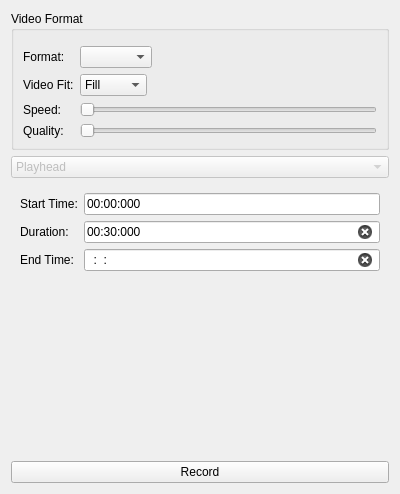
<?xml version="1.0" encoding="UTF-8"?>
<ui version="4.0">
 <class>MediaRecorderForm</class>
 <widget class="QWidget" name="MediaRecorderForm">
  <property name="geometry">
   <rect>
    <x>0</x>
    <y>0</y>
    <width>400</width>
    <height>494</height>
   </rect>
  </property>
  <property name="sizePolicy">
   <sizepolicy hsizetype="Preferred" vsizetype="Minimum">
    <horstretch>0</horstretch>
    <verstretch>0</verstretch>
   </sizepolicy>
  </property>
  <property name="windowTitle">
   <string>Form</string>
  </property>
  <layout class="QVBoxLayout" name="verticalLayout" stretch="0,0,0,0">
   <item>
    <widget class="QGroupBox" name="groupBox">
     <property name="title">
      <string>Video Format</string>
     </property>
     <layout class="QVBoxLayout" name="verticalLayout_2" stretch="0">
      <item>
       <layout class="QFormLayout" name="formLayout_3">
        <property name="fieldGrowthPolicy">
         <enum>QFormLayout::ExpandingFieldsGrow</enum>
        </property>
        <item row="0" column="1">
         <widget class="QWidget" name="mSelectVideo" native="true"/>
        </item>
        <item row="1" column="0">
         <widget class="QLabel" name="label_4">
          <property name="text">
           <string>Format:</string>
          </property>
         </widget>
        </item>
        <item row="1" column="1">
         <widget class="QComboBox" name="mMediaPreset">
          <property name="sizeAdjustPolicy">
           <enum>QComboBox::AdjustToContents</enum>
          </property>
         </widget>
        </item>
        <item row="2" column="0">
         <widget class="QLabel" name="label_10">
          <property name="text">
           <string>Video Fit:</string>
          </property>
         </widget>
        </item>
        <item row="2" column="1">
         <widget class="QComboBox" name="mVideoFit">
          <property name="enabled">
           <bool>true</bool>
          </property>
          <property name="currentIndex">
           <number>1</number>
          </property>
          <item>
           <property name="text">
            <string>Stretch</string>
           </property>
          </item>
          <item>
           <property name="text">
            <string>Fill</string>
           </property>
          </item>
          <item>
           <property name="text">
            <string>Fit</string>
           </property>
          </item>
         </widget>
        </item>
        <item row="3" column="0">
         <widget class="QLabel" name="label_6">
          <property name="text">
           <string>Speed:</string>
          </property>
         </widget>
        </item>
        <item row="3" column="1">
         <widget class="QSlider" name="mSliderSpeed">
          <property name="orientation">
           <enum>Qt::Horizontal</enum>
          </property>
         </widget>
        </item>
        <item row="4" column="0">
         <widget class="QLabel" name="label_7">
          <property name="text">
           <string>Quality:</string>
          </property>
         </widget>
        </item>
        <item row="4" column="1">
         <widget class="QSlider" name="mSliderQuality">
          <property name="orientation">
           <enum>Qt::Horizontal</enum>
          </property>
         </widget>
        </item>
       </layout>
      </item>
     </layout>
    </widget>
   </item>
   <item>
    <widget class="QComboBox" name="mRecordMethod">
     <property name="enabled">
      <bool>false</bool>
     </property>
     <item>
      <property name="text">
       <string>Playhead</string>
      </property>
     </item>
     <item>
      <property name="text">
       <string>Realtime</string>
      </property>
     </item>
     <item>
      <property name="text">
       <string>Frames</string>
      </property>
     </item>
    </widget>
   </item>
   <item>
    <widget class="QStackedWidget" name="mMethodWidgets">
     <property name="currentIndex">
      <number>0</number>
     </property>
     <widget class="QWidget" name="mMethodPlayhead">
      <layout class="QVBoxLayout" name="verticalLayout_3">
       <item>
        <layout class="QFormLayout" name="formLayout">
         <item row="0" column="0">
          <widget class="QLabel" name="label">
           <property name="text">
            <string>Start Time:</string>
           </property>
          </widget>
         </item>
         <item row="0" column="1">
          <widget class="QLineEdit" name="mTimeStart">
           <property name="inputMask">
            <string>99:99:999</string>
           </property>
           <property name="text">
            <string>00:00:000</string>
           </property>
          </widget>
         </item>
         <item row="1" column="0">
          <widget class="QLabel" name="label_2">
           <property name="text">
            <string>Duration:</string>
           </property>
          </widget>
         </item>
         <item row="1" column="1">
          <widget class="QLineEdit" name="mTimeDuration">
           <property name="inputMask">
            <string>99:99:999</string>
           </property>
           <property name="text">
            <string>00:30:000</string>
           </property>
           <property name="clearButtonEnabled">
            <bool>true</bool>
           </property>
          </widget>
         </item>
         <item row="2" column="0">
          <widget class="QLabel" name="label_3">
           <property name="text">
            <string>End Time:</string>
           </property>
          </widget>
         </item>
         <item row="2" column="1">
          <widget class="QLineEdit" name="mTimeEnd">
           <property name="inputMask">
            <string>99:99:999</string>
           </property>
           <property name="clearButtonEnabled">
            <bool>true</bool>
           </property>
          </widget>
         </item>
        </layout>
       </item>
      </layout>
     </widget>
     <widget class="QWidget" name="mMethodRealtime">
      <layout class="QVBoxLayout" name="verticalLayout_4">
       <item>
        <layout class="QFormLayout" name="formLayout_2"/>
       </item>
      </layout>
     </widget>
     <widget class="QWidget" name="mMethodFrames"/>
    </widget>
   </item>
   <item>
    <widget class="QPushButton" name="mButtonRecord">
     <property name="text">
      <string>Record</string>
     </property>
    </widget>
   </item>
  </layout>
 </widget>
 <resources/>
 <connections>
  <connection>
   <sender>mRecordMethod</sender>
   <signal>currentIndexChanged(int)</signal>
   <receiver>mMethodWidgets</receiver>
   <slot>setCurrentIndex(int)</slot>
   <hints>
    <hint type="sourcelabel">
     <x>199</x>
     <y>297</y>
    </hint>
    <hint type="destinationlabel">
     <x>199</x>
     <y>382</y>
    </hint>
   </hints>
  </connection>
 </connections>
</ui>
